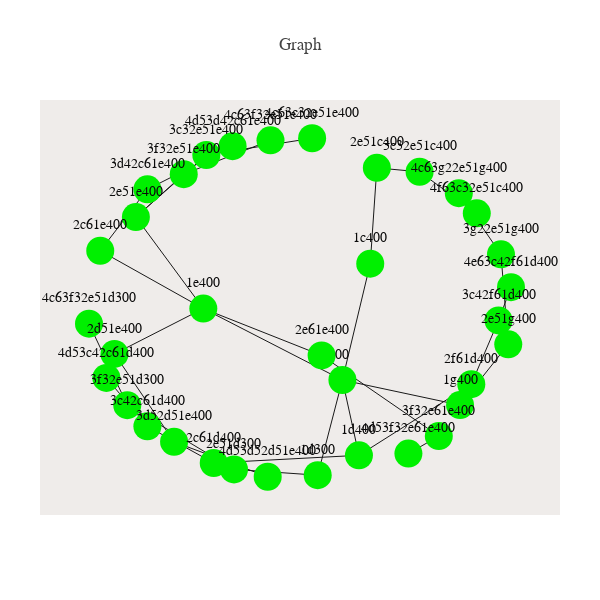

Source (notebook cell):
### Code cell
plotly.offline.iplot(fig, filename='Tree-Reingold-Tilf')

### Figure 1 — Plotly figure (JSON) as saved in the notebook; plotly's stock layout.template omitted (floating-point values rounded to 4 significant figures)
{"data": [{"hoverinfo": "none", "line": {"color": "rgb(25,25,25)", "width": 1}, "mode": "lines", "type": "scatter", "x": [0.2951, 0.1381, null, 0.2951, 0.6385, null, 0.9042, 0.9687, null, 0.9042, 0.6385, null, 0.0266, 0.2704, null, 0.0266, 0.1382, null, 0.8776, 0.5994, null, 0.8776, 0.9916, null, 0.8747, 0.9744, null, 0.9916, 0.9744, null, 0.5502, 0.2704, null, 0.5502, 0.8274, null, 0.7819, 0.6808, null, 0.7819, 0.9172, null, 0.6652, 0.6808, null, 0.6652, 0.5994, null, 0.5994, 0.2704, null, 0.5994, 0.6385, null, 0.5994, 0.5409, null, 0.5409, 0.3429, null, 0.2775, 0.5277, null, 0.2775, 0.1109, null, 0.09051, 0.3429, null, 0.09051, 0, null, 0.8274, 0.7555, null, 0.1109, 0.2704, null, 0.1109, 0.2241, null, 0.06029, 0.2012, null, 0.06029, 0.2704, null, 0.1381, 0.04107, null, 0.2241, 0.4293, null, 0.2012, 0.4227, null, 0.9981, 0.9687, null, 0.1382, 0.3397, null], "y": [0.04065, 0.1489, null, 0.04065, 0.06336, null, 0.2735, 0.4619, null, 0.2735, 0.06336, null, 0.6677, 0.4969, null, 0.6677, 0.8491, null, 0.2117, 0.2858, null, 0.2117, 0.3911, null, 0.8378, 0.6571, null, 0.3911, 0.6571, null, 0.3585, 0.4969, null, 0.3585, 0.1202, null, 0.9008, 0.9125, null, 0.9008, 0.7783, null, 0.6295, 0.9125, null, 0.6295, 0.2858, null, 0.2858, 0.4969, null, 0.2858, 0.06336, null, 0.2858, 0.004587, null, 0.004587, 0.02175, null, 0.9506, 1, null, 0.9506, 0.7671, null, 0.2116, 0.02175, null, 0.2116, 0.4521, null, 0.1202, 0.06841, null, 0.7671, 0.4969, null, 0.7671, 0.8938, null, 0.363, 0.103, null, 0.363, 0.4969, null, 0.1489, 0.292, null, 0.8938, 0.9939, null, 0.103, 0, null, 0.5601, 0.4619, null, 0.8491, 0.9765, null]}, {"hoverinfo": "text", "marker": {"color": "rgb(0,240,0)", "size": 28, "symbol": "dot"}, "mode": "markers", "text": ["00", "1c400", "1d300", "1d400", "1e400", "1g400", "2c61d400", "2c61e400", "2d51e400", "2e51c400", "2e51d300", "2e51e400", "2e51g400", "2e61e400", "2f61d400", "3c32e51c400", "3c32e51e400", "3c42c61d400", "3c42f61d400", "3d42c61e400", "3d52d51e400", "3f32e51d300", "3f32e51e400", "3f32e61e400", "3g22e51g400", "4c63c32e51e400", "4c63f32e51d300", "4c63f32e51e400", "4c63g22e51g400", "4d53c42c61d400", "4d53d42c61e400", "4d53d52d51e400", "4d53f32e61e400", "4e63c42f61d400", "4f63c32e51c400"], "type": "scatter", "x": [0.5994, 0.6652, 0.5409, 0.6385, 0.2704, 0.8776, 0.2951, 0.0266, 0.06029, 0.6808, 0.3429, 0.1109, 0.9916, 0.5502, 0.9042, 0.7819, 0.2775, 0.1381, 0.9687, 0.1382, 0.2012, 0.09051, 0.2241, 0.8274, 0.9744, 0.5277, 0, 0.4293, 0.8747, 0.04107, 0.3397, 0.4227, 0.7555, 0.9981, 0.9172], "y": [0.2858, 0.6295, 0.004587, 0.06336, 0.4969, 0.2117, 0.04065, 0.6677, 0.363, 0.9125, 0.02175, 0.7671, 0.3911, 0.3585, 0.2735, 0.9008, 0.9506, 0.1489, 0.4619, 0.8491, 0.103, 0.2116, 0.8938, 0.1202, 0.6571, 1, 0.4521, 0.9939, 0.8378, 0.292, 0.9765, 0, 0.06841, 0.5601, 0.7783]}], "layout": {"annotations": [{"font": {"color": "rgb(10,10,10)", "size": 14}, "showarrow": false, "text": "00", "x": 0.5994, "xref": "x1", "y": 0.3608, "yref": "y1"}, {"font": {"color": "rgb(10,10,10)", "size": 14}, "showarrow": false, "text": "1c400", "x": 0.6652, "xref": "x1", "y": 0.7045, "yref": "y1"}, {"font": {"color": "rgb(10,10,10)", "size": 14}, "showarrow": false, "text": "1d300", "x": 0.5409, "xref": "x1", "y": 0.07959, "yref": "y1"}, {"font": {"color": "rgb(10,10,10)", "size": 14}, "showarrow": false, "text": "1d400", "x": 0.6385, "xref": "x1", "y": 0.1384, "yref": "y1"}, {"font": {"color": "rgb(10,10,10)", "size": 14}, "showarrow": false, "text": "1e400", "x": 0.2704, "xref": "x1", "y": 0.5719, "yref": "y1"}, {"font": {"color": "rgb(10,10,10)", "size": 14}, "showarrow": false, "text": "1g400", "x": 0.8776, "xref": "x1", "y": 0.2867, "yref": "y1"}, {"font": {"color": "rgb(10,10,10)", "size": 14}, "showarrow": false, "text": "2c61d400", "x": 0.2951, "xref": "x1", "y": 0.1156, "yref": "y1"}, {"font": {"color": "rgb(10,10,10)", "size": 14}, "showarrow": false, "text": "2c61e400", "x": 0.0266, "xref": "x1", "y": 0.7427, "yref": "y1"}, {"font": {"color": "rgb(10,10,10)", "size": 14}, "showarrow": false, "text": "2d51e400", "x": 0.06029, "xref": "x1", "y": 0.438, "yref": "y1"}, {"font": {"color": "rgb(10,10,10)", "size": 14}, "showarrow": false, "text": "2e51c400", "x": 0.6808, "xref": "x1", "y": 0.9875, "yref": "y1"}, {"font": {"color": "rgb(10,10,10)", "size": 14}, "showarrow": false, "text": "2e51d300", "x": 0.3429, "xref": "x1", "y": 0.09675, "yref": "y1"}, {"font": {"color": "rgb(10,10,10)", "size": 14}, "showarrow": false, "text": "2e51e400", "x": 0.1109, "xref": "x1", "y": 0.8421, "yref": "y1"}, {"font": {"color": "rgb(10,10,10)", "size": 14}, "showarrow": false, "text": "2e51g400", "x": 0.9916, "xref": "x1", "y": 0.4661, "yref": "y1"}, {"font": {"color": "rgb(10,10,10)", "size": 14}, "showarrow": false, "text": "2e61e400", "x": 0.5502, "xref": "x1", "y": 0.4335, "yref": "y1"}, {"font": {"color": "rgb(10,10,10)", "size": 14}, "showarrow": false, "text": "2f61d400", "x": 0.9042, "xref": "x1", "y": 0.3485, "yref": "y1"}, {"font": {"color": "rgb(10,10,10)", "size": 14}, "showarrow": false, "text": "3c32e51c400", "x": 0.7819, "xref": "x1", "y": 0.9758, "yref": "y1"}, {"font": {"color": "rgb(10,10,10)", "size": 14}, "showarrow": false, "text": "3c32e51e400", "x": 0.2775, "xref": "x1", "y": 1.026, "yref": "y1"}, {"font": {"color": "rgb(10,10,10)", "size": 14}, "showarrow": false, "text": "3c42c61d400", "x": 0.1381, "xref": "x1", "y": 0.2239, "yref": "y1"}, {"font": {"color": "rgb(10,10,10)", "size": 14}, "showarrow": false, "text": "3c42f61d400", "x": 0.9687, "xref": "x1", "y": 0.5369, "yref": "y1"}, {"font": {"color": "rgb(10,10,10)", "size": 14}, "showarrow": false, "text": "3d42c61e400", "x": 0.1382, "xref": "x1", "y": 0.9241, "yref": "y1"}, {"font": {"color": "rgb(10,10,10)", "size": 14}, "showarrow": false, "text": "3d52d51e400", "x": 0.2012, "xref": "x1", "y": 0.178, "yref": "y1"}, {"font": {"color": "rgb(10,10,10)", "size": 14}, "showarrow": false, "text": "3f32e51d300", "x": 0.09051, "xref": "x1", "y": 0.2866, "yref": "y1"}, {"font": {"color": "rgb(10,10,10)", "size": 14}, "showarrow": false, "text": "3f32e51e400", "x": 0.2241, "xref": "x1", "y": 0.9688, "yref": "y1"}, {"font": {"color": "rgb(10,10,10)", "size": 14}, "showarrow": false, "text": "3f32e61e400", "x": 0.8274, "xref": "x1", "y": 0.1952, "yref": "y1"}, {"font": {"color": "rgb(10,10,10)", "size": 14}, "showarrow": false, "text": "3g22e51g400", "x": 0.9744, "xref": "x1", "y": 0.7321, "yref": "y1"}, {"font": {"color": "rgb(10,10,10)", "size": 14}, "showarrow": false, "text": "4c63c32e51e400", "x": 0.5277, "xref": "x1", "y": 1.075, "yref": "y1"}, {"font": {"color": "rgb(10,10,10)", "size": 14}, "showarrow": false, "text": "4c63f32e51d300", "x": 0, "xref": "x1", "y": 0.5271, "yref": "y1"}, {"font": {"color": "rgb(10,10,10)", "size": 14}, "showarrow": false, "text": "4c63f32e51e400", "x": 0.4293, "xref": "x1", "y": 1.069, "yref": "y1"}, {"font": {"color": "rgb(10,10,10)", "size": 14}, "showarrow": false, "text": "4c63g22e51g400", "x": 0.8747, "xref": "x1", "y": 0.9128, "yref": "y1"}, {"font": {"color": "rgb(10,10,10)", "size": 14}, "showarrow": false, "text": "4d53c42c61d400", "x": 0.04107, "xref": "x1", "y": 0.367, "yref": "y1"}, {"font": {"color": "rgb(10,10,10)", "size": 14}, "showarrow": false, "text": "4d53d42c61e400", "x": 0.3397, "xref": "x1", "y": 1.051, "yref": "y1"}, {"font": {"color": "rgb(10,10,10)", "size": 14}, "showarrow": false, "text": "4d53d52d51e400", "x": 0.4227, "xref": "x1", "y": 0.075, "yref": "y1"}, {"font": {"color": "rgb(10,10,10)", "size": 14}, "showarrow": false, "text": "4d53f32e61e400", "x": 0.7555, "xref": "x1", "y": 0.1434, "yref": "y1"}, {"font": {"color": "rgb(10,10,10)", "size": 14}, "showarrow": false, "text": "4e63c42f61d400", "x": 0.9981, "xref": "x1", "y": 0.6351, "yref": "y1"}, {"font": {"color": "rgb(10,10,10)", "size": 14}, "showarrow": false, "text": "4f63c32e51c400", "x": 0.9172, "xref": "x1", "y": 0.8533, "yref": "y1"}], "autosize": false, "font": {"family": "Balto"}, "height": 600, "hovermode": "closest", "margin": {"b": 85, "l": 40, "pad": 0, "r": 40, "t": 100}, "plot_bgcolor": "#efecea", "showlegend": false, "title": "Graph", "width": 600, "xaxis": {"showgrid": false, "showline": false, "showticklabels": false, "title": "", "zeroline": false}, "yaxis": {"showgrid": false, "showline": false, "showticklabels": false, "title": "", "zeroline": false}}}
